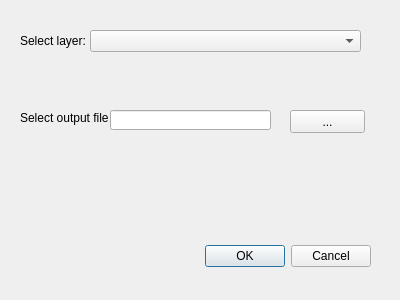
<?xml version="1.0" encoding="UTF-8"?>
<ui version="4.0">
 <class>SoundPlanExportDialogBase</class>
 <widget class="QDialog" name="SoundPlanExportDialogBase">
  <property name="geometry">
   <rect>
    <x>0</x>
    <y>0</y>
    <width>400</width>
    <height>300</height>
   </rect>
  </property>
  <property name="windowTitle">
   <string>SoundPlanExport</string>
  </property>
  <widget class="QDialogButtonBox" name="button_box">
   <property name="geometry">
    <rect>
     <x>30</x>
     <y>240</y>
     <width>341</width>
     <height>32</height>
    </rect>
   </property>
   <property name="orientation">
    <enum>Qt::Horizontal</enum>
   </property>
   <property name="standardButtons">
    <set>QDialogButtonBox::Cancel|QDialogButtonBox::Ok</set>
   </property>
  </widget>
  <widget class="QComboBox" name="comboBoxLayers">
   <property name="geometry">
    <rect>
     <x>90</x>
     <y>30</y>
     <width>271</width>
     <height>22</height>
    </rect>
   </property>
  </widget>
  <widget class="QLabel" name="label_selectLayer">
   <property name="geometry">
    <rect>
     <x>20</x>
     <y>30</y>
     <width>71</width>
     <height>21</height>
    </rect>
   </property>
   <property name="text">
    <string>Select layer:</string>
   </property>
  </widget>
  <widget class="QLabel" name="label_select_output_file">
   <property name="geometry">
    <rect>
     <x>20</x>
     <y>110</y>
     <width>101</width>
     <height>16</height>
    </rect>
   </property>
   <property name="text">
    <string>Select output file</string>
   </property>
  </widget>
  <widget class="QLineEdit" name="lineEditFilename">
   <property name="geometry">
    <rect>
     <x>110</x>
     <y>110</y>
     <width>161</width>
     <height>20</height>
    </rect>
   </property>
  </widget>
  <widget class="QPushButton" name="pushButtonSelectFile">
   <property name="geometry">
    <rect>
     <x>290</x>
     <y>110</y>
     <width>75</width>
     <height>23</height>
    </rect>
   </property>
   <property name="text">
    <string>...</string>
   </property>
  </widget>
 </widget>
 <resources/>
 <connections>
  <connection>
   <sender>button_box</sender>
   <signal>accepted()</signal>
   <receiver>SoundPlanExportDialogBase</receiver>
   <slot>accept()</slot>
   <hints>
    <hint type="sourcelabel">
     <x>20</x>
     <y>20</y>
    </hint>
    <hint type="destinationlabel">
     <x>20</x>
     <y>20</y>
    </hint>
   </hints>
  </connection>
  <connection>
   <sender>button_box</sender>
   <signal>rejected()</signal>
   <receiver>SoundPlanExportDialogBase</receiver>
   <slot>reject()</slot>
   <hints>
    <hint type="sourcelabel">
     <x>20</x>
     <y>20</y>
    </hint>
    <hint type="destinationlabel">
     <x>20</x>
     <y>20</y>
    </hint>
   </hints>
  </connection>
 </connections>
</ui>
